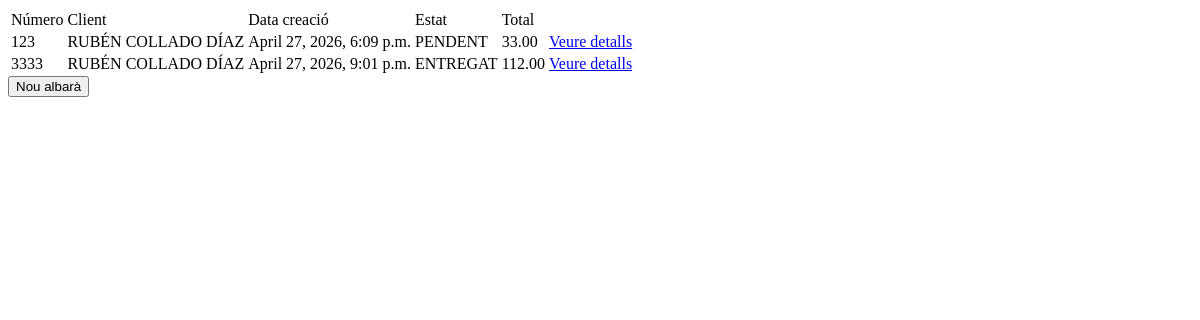
Page /albarans/ on the earlier database version.
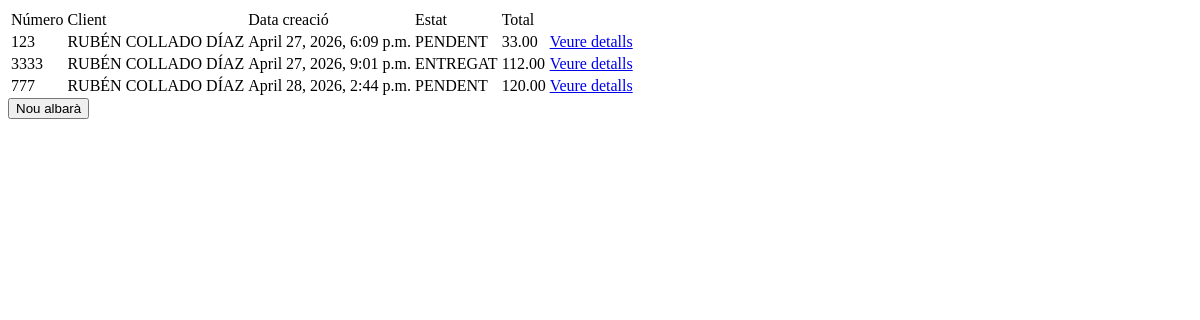
Same page on the later database version.
### Projecte/models.py (models this page shows, shortened)
class Albara(models.Model):
    ESTAT = [
        ('PENDENT', 'PENDENT'),
        ('EN_PREPARACIO', 'EN_PREPARACIO'),
        ('ENVIAT', 'ENVIAT'),
        ('ENTREGAT', 'ENTREGAT'),
        ('CANCELAT', 'CANCELAT')
    ]
    numero_albara = models.CharField(max_length=200, unique=True)
    client = ForeignKey('Client', on_delete=models.CASCADE, related_name='albarans') # FK SIEMPRE VA EN LA N EN 1..N
    data_creacio = models.DateTimeField(auto_now_add=True)
    data_entrega_prevista = models.DateTimeField()
    estat = models.CharField(max_length=200, choices=ESTAT)
    total = models.DecimalField(max_digits=5, decimal_places=2) # OJO DECIMALES SIEMPRE PIDE ESTOS ATRIBUTOS
    observacions = models.TextField(blank=True, null=False) # Se guarda como ''. Si ambos fueran True se guardaria como NULL

class Client(models.Model):
    codi_client = models.CharField(max_length=200, unique=True) # SIEMPRE DECLARAR MAX LENGTH EN CHAR
    nom_comercial = models.CharField(max_length=200)
    cif = models.CharField(max_length=200)
    persona_contacte = models.CharField(max_length=200)
    telefon = models.IntegerField()
    email = models.EmailField()
    adreca_entrega = models.CharField(max_length=200)
    poblacio = models.CharField(max_length=200)
    codi_postal = models.IntegerField()
    actiu = models.BooleanField(default=True)

### Projecte/views.py (the view)
# urls.py: path('albarans/', views.LlistatAlbarans.as_view(), name='llistatAlbarans'),
class LlistatAlbarans(View):
    def get(self, request, *args, **kwargs):
        albarans = Albara.objects.all()
        return render(request, 'albarans/mostrarAlbarans.html', {'albarans': albarans})

### templates/albarans/mostrarAlbarans.html (shortened to what this page needs)
<html lang="en">
<head>
</head>
<body>
<table>
    <tr>
        <td>Número</td>
        <td>Client</td>
        <td>Data creació</td>
        <td>Estat</td>
        <td>Total</td>
    </tr>
    {% for albara in albarans %}
        <tr>
            <td>{{ albara.numero_albara }}</td>
            <td>{{ albara.client.nom_comercial }}</td>
            <td>{{ albara.data_creacio }}</td>
            <td>{{ albara.estat }}</td>
            <td>{{ albara.total }}</td>
            <td><a href="/albarans/{{ albara.id }}">Veure detalls</a></td>
        </tr>
    {% empty %}
        <p>No hi ha albarans</p>
    {% endfor %}
</table>
<a href="/albarans/nova/"><button>Nou albarà</button></a>
</body>
</html>

Differences in the rows shown:
added Albara: numero_albara "777", client.nom_comercial "RUBÉN COLLADO DÍAZ", data_creacio "April 28, 2026, 2:44 p.m.", estat "PENDENT", total "120.00"
